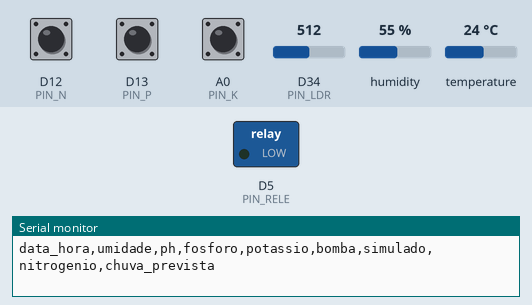
This sketch was run on a simulated Arduino Zero (SAMD21). Shown: switched loads named in the sketch (green lamp = pin HIGH), the last lines printed to the serial monitor. The inputs (shaded band) are chosen by the test bench; at power-on: humidity 55 %, D12 (PIN_N) HIGH, D13 (PIN_P) HIGH, A0 (PIN_K) HIGH, D34 (PIN_LDR) = 512, temperature 24 °C (analog values on the 0–1023 scale).

Above: at 1.2 s.
1.3 s: humidity set to 51 %
5.7 s: humidity set to 48 %
At 7.4 s:
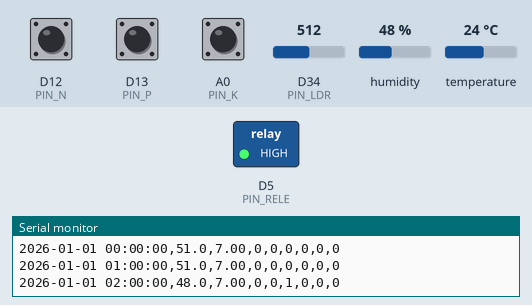
7.8 s: humidity set to 68 %
At 9.0 s:
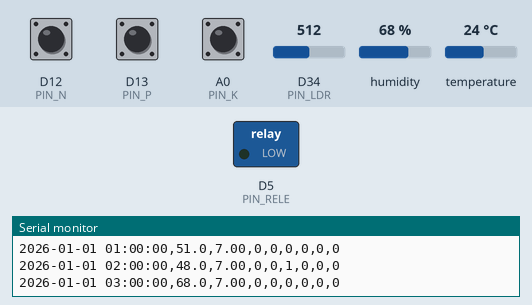
9.9 s: humidity set to 22 %
At 11.9 s:
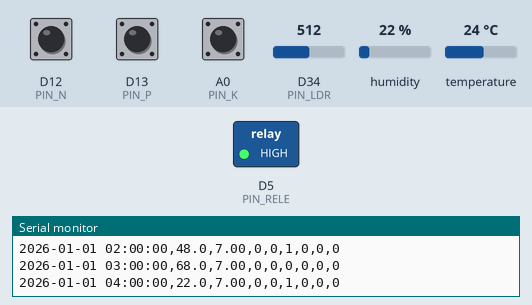
Timing chart, 0 to 13.0 s (numbered marks = the images above; inputs shaded):
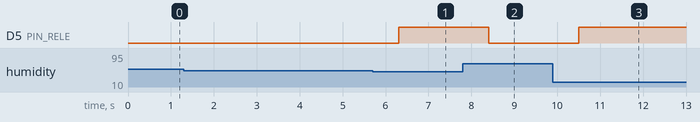

Measured:
- the behaviour switches between 50 and 49 % on humidity (found by bisection; images 0 and 1)
- after the input at 5.7 s, D5 (PIN_RELE): LOW → HIGH after 0.61 s
- after the input at 7.8 s, D5 (PIN_RELE): HIGH → LOW after 0.61 s
- after the input at 9.9 s, D5 (PIN_RELE): LOW → HIGH after 0.61 s

The sketch:

sketch.ino
```cpp
/* FarmTech Fase 3 - coleta CSV. Mesmos pinos e regras da Fase 2.
   Cada ciclo de 2,1 segundos representa UMA HORA do modelo didatico.
   O estado registrado vale para [data_hora, data_hora + 1 hora).
   DHT22 mede umidade do ar; LDR simula pH; botoes NPK sao binarios.
   C = chuva prevista; S = sem chuva. Nao imprime alertas no CSV:
   eles sao representados pelas leituras e podem ser derivados depois.
*/
#include <DHT.h>
#include <time.h>
constexpr uint8_t PIN_DHT=4, PIN_RELE=5, PIN_N=12, PIN_P=13, PIN_K=14, PIN_LDR=34;
DHT dht(PIN_DHT, DHT22);
constexpr unsigned long INTERVALO_MS=2100;
unsigned long ultimaLeitura=0;
uint32_t ciclo=0;
bool chuva=false;
// 2026-01-01 00:00:00 UTC: origem ficticia do calendario simulado.
constexpr time_t INICIO=1767225600;

void setup() {
  Serial.begin(115200);
  pinMode(PIN_RELE, OUTPUT);
  digitalWrite(PIN_RELE, LOW);
  pinMode(PIN_N, INPUT_PULLUP);
  pinMode(PIN_P, INPUT_PULLUP);
  pinMode(PIN_K, INPUT_PULLUP);
  pinMode(PIN_LDR, INPUT);
  analogReadResolution(12);
  dht.begin();
  // simulado=0: coletado no Wokwi, embora todos os sensores sejam virtuais.
  // simulado=1 sera reservado a linhas adicionais geradas em Python.
  Serial.println("data_hora,umidade,ph,fosforo,potassio,bomba,simulado,nitrogenio,chuva_prevista");
}

void loop() {
  while (Serial.available()>0) {
    char c=Serial.read();
    if(c=='C'||c=='c') chuva=true;
    if(c=='S'||c=='s') chuva=false;
  }
  if(millis()-ultimaLeitura<INTERVALO_MS) return;
  ultimaLeitura=millis();
  float umidade=dht.readHumidity();
  float ph=analogRead(PIN_LDR)*14.0f/4095.0f;
  bool n=digitalRead(PIN_N)==LOW;
  bool p=digitalRead(PIN_P)==LOW;
  bool k=digitalRead(PIN_K)==LOW;
  // Falha de leitura desliga a bomba; pH e NPK nao bloqueiam irrigacao.
  bool bomba=!isnan(umidade) && umidade<50.0f && !chuva;
  digitalWrite(PIN_RELE,bomba ? HIGH : LOW);
  time_t instante=INICIO+static_cast<time_t>(ciclo)*3600;
  struct tm calendario;
  gmtime_r(&instante,&calendario);
  char data[20];
  strftime(data,sizeof(data),"%Y-%m-%d %H:%M:%S",&calendario);
  Serial.print(data);
  Serial.print(',');
  // Campo vazio representa falha, sem fabricar uma medicao.
  if(!isnan(umidade)) Serial.print(umidade,1);
  Serial.printf(",%.2f,%d,%d,%d,0,%d,%d\n",ph,p,k,bomba,n,chuva);
  ciclo++;
}
```
